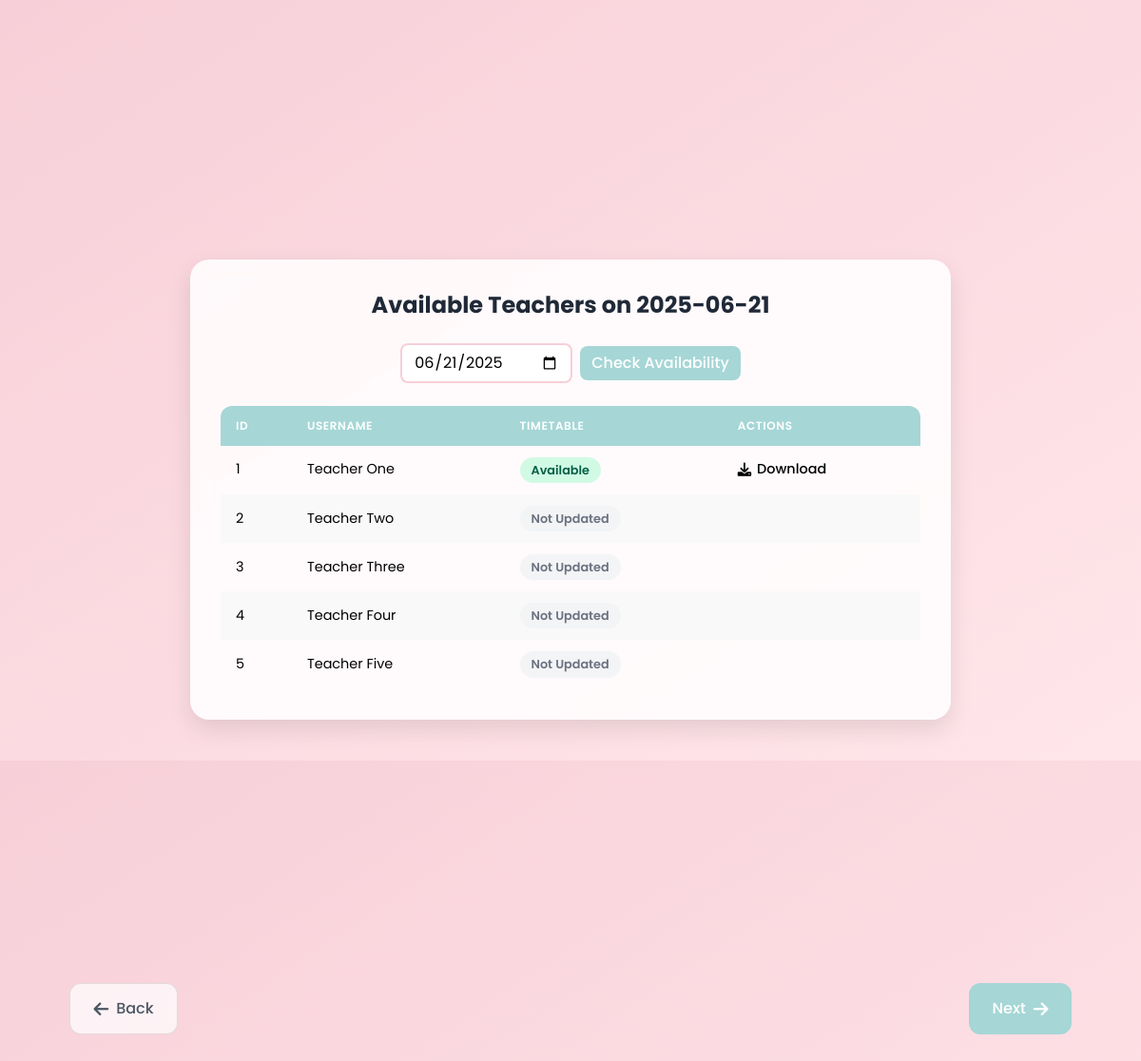
Screenshot of /available_teachers (signed in) with the database file from the repository.
### models.py (models this page shows, shortened)
class Teacher(db.Model):
    user_id = db.Column(db.Integer, primary_key=True, autoincrement=True)
    username = db.Column(db.String(80), nullable=False)
    password = db.Column(db.String(80), unique=True, nullable=False)
    time_table = db.Column(db.LargeBinary)
    time_table_filename = db.Column(db.String(255))

### main.py (the view)
@app.route('/available_teachers', methods=['GET'])
def available_teachers():
    if 'user_id' not in session or session.get('user_type') != 'student':
        return redirect(url_for('login'))
    try:
        student = db.session.get(Student, session['user_id'])
        application = ScholarshipApplication.query.filter_by(
            roll_number=student.email.split('@')[0]
        ).order_by(ScholarshipApplication.created_at.desc()).first()
        if not application:
            print(f"No application found for student {student.roll_number}")  # Debug log
            return redirect(url_for('fill_form'))
        print(f"Application found: {application.id}, State: {application.scholarship_state}")
        selected_date = request.args.get('date', datetime.now().strftime('%Y-%m-%d'))
        unavailable_teacher_ids = [
            t.username for t in TeacherUnavailability.query.filter_by(date=selected_date).all()
        ]
        available_teachers = Teacher.query.filter(
            Teacher.username.notin_(unavailable_teacher_ids) if unavailable_teacher_ids else True
        ).all()
        return render_template('available_teachers.html',
                            teachers=available_teachers,
                            selected_date=selected_date,
                            application_type=application.lateral_entry,
                            application_year=application.year)
    except Exception as e:
        print(f"Error in available_teachers route: {str(e)}")  # Debug log
        return redirect(url_for('student_dashboard'))

### templates/available_teachers.html (shortened to what this page needs)
<!DOCTYPE html>
<html lang="en">
<head>
    <script src="https://cdn.tailwindcss.com"></script>
    <link rel="stylesheet" href="https://cdnjs.cloudflare.com/ajax/libs/font-awesome/6.0.0/css/all.min.css">
</head>
<body>
    <div class="min-h-screen py-12 px-4 flex items-center justify-center">
        <div class="main-container w-full">
            <h1 class="text-2xl font-bold mb-6 text-center text-gray-800">Available Teachers on {{ selected_date }}</h1>
            <div class="mb-6">
                <form method="get" class="flex flex-wrap items-center justify-center gap-2">
                    <input type="date" name="date" value="{{ selected_date }}"
                           class="date-picker">
                    <button type="submit" class="submit-btn">
                        Check Availability
                    </button>
                </form>
            </div>
            {% if teachers %}
            <div class="table-container">
                <table>
                    <thead>
                        <tr>
                            <th class="text-left">ID</th>
                            <th class="text-left">Username</th>
                            <th class="text-left">Timetable</th>
                            <th class="text-left">Actions</th>
                        </tr>
                    </thead>
                    <tbody>
                        {% for teacher in teachers %}
                        <tr>
                            <td>{{ teacher.user_id }}</td>
                            <td>{{ teacher.username }}</td>
                            <td>
                                {% if teacher.time_table %}
                                    <span class="status-badge available">
                                        Available
                                    </span>
                                {% else %}
                                    <span class="status-badge unavailable">
                                        Not Updated
                                    </span>
                                {% endif %}
                            </td>
                            <td>
                                {% if teacher.time_table %}
                                <a href="{{ url_for('get_timetable', teacher_id=teacher.user_id) }}"
                                   class="action-btn">
                                    <i class="fas fa-download"></i> Download
                                </a>
                                {% endif %}
                            </td>
                        </tr>
                        {% endfor %}
                    </tbody>
                </table>
            </div>
            {% else %}
            <div class="bg-white rounded-lg shadow p-6 text-center">
                <p class="text-gray-600">No teachers available on {{ selected_date }}</p>
            </div>
            {% endif %}
        </div>
    </div>
    <div class="fixed bottom-6 left-0 right-0 nav-container py-2 px-3">
        <div class="container mx-auto flex justify-between">
            <button onclick="window.history.back()"
                    class="nav-btn back-btn px-6 py-3 rounded-xl transition-all duration-200 flex items-center">
                <i class="fas fa-arrow-left mr-2 text-lg"></i>
                Back
            </button>
            <button onclick="handleNextClick()"
                    class="nav-btn next-btn px-6 py-3 text-white rounded-xl hover:shadow-lg transition-all duration-200 flex items-center">
                Next
                <i class="fas fa-arrow-right ml-2 text-lg"></i>
            </button>
        </div>
    </div>
</body>
</html>

### templates/available_teachers.html (style rules this page uses)
body { font-family: 'Poppins', sans-serif; background-color: #F7CFD8; background-image: linear-gradient(to bottom right, #F7CFD8, #FFE6EA); min-height: 100vh; }
.main-container { max-width: 800px; background-color: rgba(255, 255, 255, 0.85); backdrop-filter: blur(10px); -webkit-backdrop-filter: blur(10px); border-radius: 20px; box-shadow: 0 10px 25px rgba(0, 0, 0, 0.1); padding: 2rem; margin-bottom: 80px; }
.table-container { max-width: 750px; margin: 0 auto; overflow-x: auto; }
table { width: 100%; border-collapse: separate; border-spacing: 0; border-radius: 12px; overflow: hidden; }
th { background-color: #A6D6D6; color: white; font-weight: 600; text-transform: uppercase; font-size: 0.75rem; letter-spacing: 0.05em; padding: 0.75rem 1rem; }
td { padding: 0.75rem 1rem; font-size: 0.9rem; }
tr:nth-child(even) { background-color: #F9F9F9; }
.status-badge { padding: 0.25rem 0.75rem; border-radius: 9999px; font-size: 0.8rem; font-weight: 600; display: inline-flex; align-items: center; }
.status-badge.available { background-color: #D1FAE5; color: #065F46; }
.status-badge.unavailable { background-color: #F3F4F6; color: #6B7280; }
.action-btn { font-size: 0.9rem; font-weight: 500; display: inline-flex; align-items: center; transition: all 0.2s; }
.action-btn i { margin-right: 0.375rem; }
.date-picker { border: 2px solid #F7CFD8; border-radius: 8px; padding: 0.35rem 0.75rem; outline: none; transition: all 0.2s; }
.submit-btn { background-color: #A6D6D6; color: white; border-radius: 8px; padding: 0.35rem 0.75rem; font-weight: 500; transition: all 0.2s; }
.nav-btn { padding: 0.75rem 1.5rem; font-size: 1rem; font-weight: 500; transition: all 0.2s; }
.nav-container { background-color: transparent; backdrop-filter: none; -webkit-backdrop-filter: none; box-shadow: none; padding: 0.5rem 2rem; }
.nav-container .container { max-width: 90%; }
@media (min-width: 768px) { .nav-container .container { max-width: 95%; } }
@media (min-width: 768px) { .nav-btn.back-btn { margin-left: 2rem; } }
@media (min-width: 768px) { .nav-btn.next-btn { margin-right: 2rem; } }
.nav-btn.next-btn { background: #A6D6D6; color: white; transition: all 0.3s ease; }
.nav-btn.back-btn { background-color: rgba(255, 255, 255, 0.7); color: #4B5563; border: 1px solid rgba(0, 0, 0, 0.1); transition: all 0.3s ease; }
body { padding-bottom: 80px; }
.main-container { margin-bottom: 90px; }
h1 { font-size: 1.75rem; margin-bottom: 1rem; }
.py-12 { padding-top: 1.5rem; padding-bottom: 1.5rem; }

### rows the page displays
Teacher: user_id "1", username "Teacher One", shows "Available"
Teacher: user_id "2", username "Teacher Two", shows "Not Updated"
Teacher: user_id "3", username "Teacher Three", shows "Not Updated"
Teacher: user_id "4", username "Teacher Four", shows "Not Updated"
Teacher: user_id "5", username "Teacher Five", shows "Not Updated"

### other values shown
{{ selected_date }} "2025-06-21"
